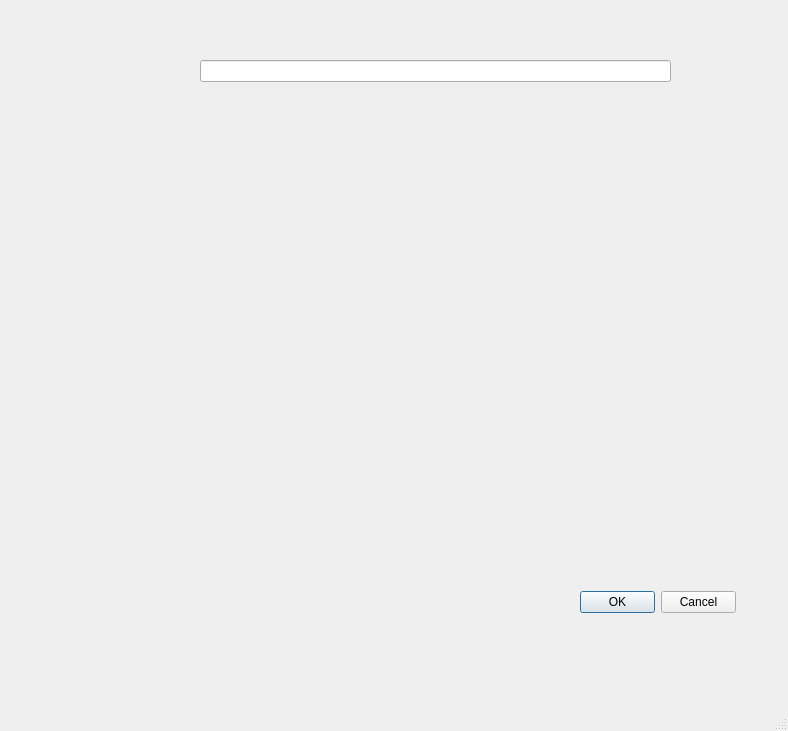
<?xml version="1.0" encoding="UTF-8"?>
<ui version="4.0">
 <class>MainWindow</class>
 <widget class="QMainWindow" name="MainWindow">
  <property name="geometry">
   <rect>
    <x>0</x>
    <y>0</y>
    <width>788</width>
    <height>731</height>
   </rect>
  </property>
  <property name="windowTitle">
   <string>MainWindow</string>
  </property>
  <widget class="QWidget" name="centralwidget">
   <widget class="QWidget" name="gridLayoutWidget">
    <property name="geometry">
     <rect>
      <x>170</x>
      <y>140</y>
      <width>347</width>
      <height>347</height>
     </rect>
    </property>
    <layout class="QGridLayout" name="gridLayout">
     <item row="0" column="0">
      <widget class="QPushButton" name="bt_1">
       <property name="minimumSize">
        <size>
         <width>111</width>
         <height>111</height>
        </size>
       </property>
       <property name="maximumSize">
        <size>
         <width>111</width>
         <height>111</height>
        </size>
       </property>
       <property name="text">
        <string/>
       </property>
       <property name="iconSize">
        <size>
         <width>64</width>
         <height>64</height>
        </size>
       </property>
       <property name="flat">
        <bool>false</bool>
       </property>
      </widget>
     </item>
     <item row="1" column="1">
      <widget class="QPushButton" name="bt_5">
       <property name="minimumSize">
        <size>
         <width>111</width>
         <height>111</height>
        </size>
       </property>
       <property name="maximumSize">
        <size>
         <width>111</width>
         <height>111</height>
        </size>
       </property>
       <property name="text">
        <string/>
       </property>
       <property name="iconSize">
        <size>
         <width>64</width>
         <height>64</height>
        </size>
       </property>
       <property name="flat">
        <bool>false</bool>
       </property>
      </widget>
     </item>
     <item row="0" column="1">
      <widget class="QPushButton" name="bt_2">
       <property name="minimumSize">
        <size>
         <width>111</width>
         <height>111</height>
        </size>
       </property>
       <property name="maximumSize">
        <size>
         <width>111</width>
         <height>111</height>
        </size>
       </property>
       <property name="text">
        <string/>
       </property>
       <property name="iconSize">
        <size>
         <width>64</width>
         <height>64</height>
        </size>
       </property>
       <property name="flat">
        <bool>false</bool>
       </property>
      </widget>
     </item>
     <item row="1" column="2">
      <widget class="QPushButton" name="bt_6">
       <property name="minimumSize">
        <size>
         <width>111</width>
         <height>111</height>
        </size>
       </property>
       <property name="maximumSize">
        <size>
         <width>111</width>
         <height>111</height>
        </size>
       </property>
       <property name="text">
        <string/>
       </property>
       <property name="iconSize">
        <size>
         <width>64</width>
         <height>64</height>
        </size>
       </property>
       <property name="flat">
        <bool>false</bool>
       </property>
      </widget>
     </item>
     <item row="1" column="0">
      <widget class="QPushButton" name="bt_4">
       <property name="minimumSize">
        <size>
         <width>111</width>
         <height>111</height>
        </size>
       </property>
       <property name="maximumSize">
        <size>
         <width>111</width>
         <height>111</height>
        </size>
       </property>
       <property name="text">
        <string/>
       </property>
       <property name="iconSize">
        <size>
         <width>64</width>
         <height>64</height>
        </size>
       </property>
       <property name="flat">
        <bool>false</bool>
       </property>
      </widget>
     </item>
     <item row="0" column="2">
      <widget class="QPushButton" name="bt_3">
       <property name="minimumSize">
        <size>
         <width>111</width>
         <height>111</height>
        </size>
       </property>
       <property name="maximumSize">
        <size>
         <width>111</width>
         <height>111</height>
        </size>
       </property>
       <property name="text">
        <string/>
       </property>
       <property name="iconSize">
        <size>
         <width>64</width>
         <height>64</height>
        </size>
       </property>
       <property name="flat">
        <bool>false</bool>
       </property>
      </widget>
     </item>
     <item row="2" column="0">
      <widget class="QPushButton" name="bt_7">
       <property name="minimumSize">
        <size>
         <width>111</width>
         <height>111</height>
        </size>
       </property>
       <property name="maximumSize">
        <size>
         <width>111</width>
         <height>111</height>
        </size>
       </property>
       <property name="text">
        <string/>
       </property>
       <property name="iconSize">
        <size>
         <width>64</width>
         <height>64</height>
        </size>
       </property>
       <property name="flat">
        <bool>false</bool>
       </property>
      </widget>
     </item>
     <item row="2" column="1">
      <widget class="QPushButton" name="bt_8">
       <property name="minimumSize">
        <size>
         <width>111</width>
         <height>111</height>
        </size>
       </property>
       <property name="maximumSize">
        <size>
         <width>111</width>
         <height>111</height>
        </size>
       </property>
       <property name="text">
        <string/>
       </property>
       <property name="iconSize">
        <size>
         <width>64</width>
         <height>64</height>
        </size>
       </property>
       <property name="flat">
        <bool>false</bool>
       </property>
      </widget>
     </item>
     <item row="2" column="2">
      <widget class="QPushButton" name="bt_9">
       <property name="minimumSize">
        <size>
         <width>111</width>
         <height>111</height>
        </size>
       </property>
       <property name="maximumSize">
        <size>
         <width>111</width>
         <height>111</height>
        </size>
       </property>
       <property name="text">
        <string/>
       </property>
       <property name="iconSize">
        <size>
         <width>64</width>
         <height>64</height>
        </size>
       </property>
       <property name="flat">
        <bool>false</bool>
       </property>
      </widget>
     </item>
    </layout>
   </widget>
   <widget class="QPushButton" name="btn_start">
    <property name="geometry">
     <rect>
      <x>170</x>
      <y>510</y>
      <width>141</width>
      <height>71</height>
     </rect>
    </property>
    <property name="text">
     <string>GRAJ!</string>
    </property>
    <property name="icon">
     <iconset>
      <normaloff>shape_cross.png</normaloff>shape_cross.png</iconset>
    </property>
    <property name="iconSize">
     <size>
      <width>64</width>
      <height>64</height>
     </size>
    </property>
    <property name="flat">
     <bool>false</bool>
    </property>
   </widget>
   <widget class="QLabel" name="lblImie">
    <property name="geometry">
     <rect>
      <x>60</x>
      <y>30</y>
      <width>251</width>
      <height>41</height>
     </rect>
    </property>
    <property name="font">
     <font>
      <pointsize>14</pointsize>
      <bold>true</bold>
     </font>
    </property>
    <property name="text">
     <string>Imię gracza:</string>
    </property>
   </widget>
   <widget class="QLabel" name="lblImie_2">
    <property name="geometry">
     <rect>
      <x>60</x>
      <y>80</y>
      <width>251</width>
      <height>41</height>
     </rect>
    </property>
    <property name="font">
     <font>
      <pointsize>14</pointsize>
      <bold>true</bold>
     </font>
    </property>
    <property name="text">
     <string>Nazwa komputera: </string>
    </property>
   </widget>
   <widget class="QLabel" name="lbl_runda">
    <property name="geometry">
     <rect>
      <x>640</x>
      <y>20</y>
      <width>111</width>
      <height>41</height>
     </rect>
    </property>
    <property name="font">
     <font>
      <pointsize>14</pointsize>
      <bold>true</bold>
     </font>
    </property>
    <property name="text">
     <string>runda:</string>
    </property>
    <property name="alignment">
     <set>Qt::AlignRight|Qt::AlignTrailing|Qt::AlignVCenter</set>
    </property>
   </widget>
   <widget class="QPushButton" name="btn_start_2">
    <property name="geometry">
     <rect>
      <x>390</x>
      <y>510</y>
      <width>131</width>
      <height>71</height>
     </rect>
    </property>
    <property name="text">
     <string>KONIEC</string>
    </property>
    <property name="icon">
     <iconset>
      <normaloff>shape_cross.png</normaloff>shape_cross.png</iconset>
    </property>
    <property name="iconSize">
     <size>
      <width>64</width>
      <height>64</height>
     </size>
    </property>
    <property name="flat">
     <bool>false</bool>
    </property>
   </widget>
   <widget class="QWidget" name="widget" native="true">
    <property name="geometry">
     <rect>
      <x>40</x>
      <y>0</y>
      <width>721</width>
      <height>641</height>
     </rect>
    </property>
    <property name="autoFillBackground">
     <bool>true</bool>
    </property>
    <widget class="QDialogButtonBox" name="buttonBox">
     <property name="geometry">
      <rect>
       <x>540</x>
       <y>590</y>
       <width>156</width>
       <height>24</height>
      </rect>
     </property>
     <property name="standardButtons">
      <set>QDialogButtonBox::Cancel|QDialogButtonBox::Ok</set>
     </property>
    </widget>
    <widget class="QLineEdit" name="lineEdit">
     <property name="geometry">
      <rect>
       <x>160</x>
       <y>60</y>
       <width>471</width>
       <height>22</height>
      </rect>
     </property>
    </widget>
   </widget>
  </widget>
  <widget class="QMenuBar" name="menubar">
   <property name="geometry">
    <rect>
     <x>0</x>
     <y>0</y>
     <width>788</width>
     <height>22</height>
    </rect>
   </property>
  </widget>
  <widget class="QStatusBar" name="statusbar"/>
 </widget>
 <resources/>
 <connections/>
</ui>
